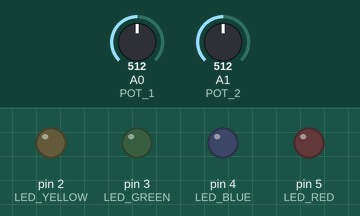
Bench run of a sketch on a simulated Arduino Uno, built with avr-gcc and run on an emulated ATmega328P. Parts: output pins drawn as LEDs (lit = HIGH). The test bench sets the inputs (shaded band); at power-on: A0 (POT_1) = 512, A1 (POT_2) = 512.

Above: at 1.3 s.
1.4 s: A0 (POT_1) set to 496
At 2.3 s:
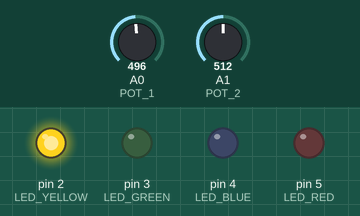
3.0 s: A1 (POT_2) set to 494
At 3.4 s:
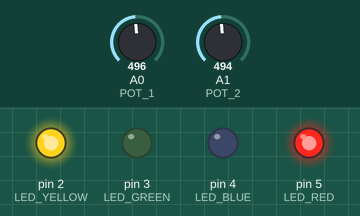
4.5 s: A0 (POT_1) set to 511
At 5.7 s:
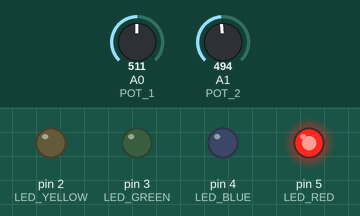
6.0 s: A1 (POT_2) set to 610
At 7.0 s:
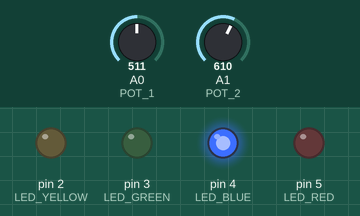
7.5 s: A0 (POT_1) set to 490
At 8.2 s:
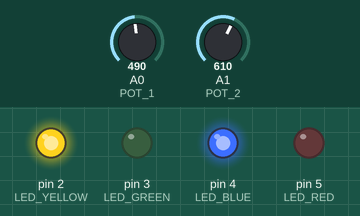
9.0 s: A0 (POT_1) set to 610
At 9.3 s:
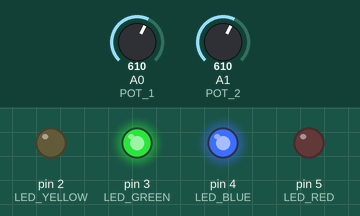
Timing chart, 0 to 11.5 s (numbered marks = the images above; inputs shaded):
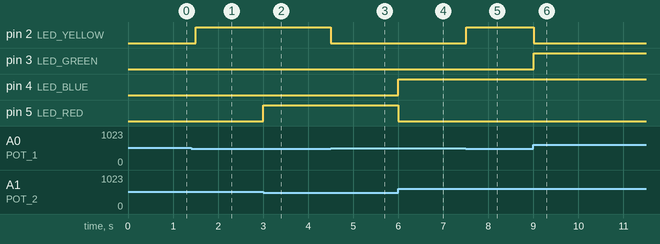

Measured:
- the behaviour switches between 511 and 510 on A0 (POT_1) (found by bisection; images 0 and 1)
- the behaviour switches between 511 and 510 on A1 (POT_2) (found by bisection; images 1 and 2)
- after the input at 1.4 s, pin 2 (LED_YELLOW): LOW → HIGH after 0.10 s
- after the input at 3.0 s, pin 5 (LED_RED): LOW → HIGH at once
- after the input at 4.5 s, pin 2 (LED_YELLOW): HIGH → LOW at once
- after the input at 6.0 s, pin 4 (LED_BLUE): LOW → HIGH at once; pin 5 (LED_RED): HIGH → LOW at once
- after the input at 7.5 s, pin 2 (LED_YELLOW): LOW → HIGH at once
- after the input at 9.0 s, pin 2 (LED_YELLOW): HIGH → LOW at once; pin 3 (LED_GREEN): LOW → HIGH at once

The sketch:

sketch_potentiometer_multi_LED_control.ino
```cpp
const short LED_YELLOW = 2;
const short LED_GREEN = 3;
const short LED_BLUE = 4;
const short LED_RED = 5;

const short POT_1 = A0;
const short POT_2 = A1;

void setup() {
  Serial.begin(9600);

  pinMode(LED_YELLOW, OUTPUT);
  pinMode(LED_GREEN, OUTPUT);
  pinMode(LED_BLUE, OUTPUT);
  pinMode(LED_RED, OUTPUT);

  pinMode(POT_1, INPUT);
  pinMode(POT_2, INPUT);
}

void measurePot(const int pot, const int led1, const int led2) {
  const int potSensor = analogRead(pot);

  if (potSensor < (1023/2)) {
    digitalWrite(led1, HIGH);
    digitalWrite(led2, LOW);
  } else if (potSensor >= 500 && potSensor <= 600) {
    digitalWrite(led2, LOW);
    digitalWrite(led1, LOW);
  } else {
    digitalWrite(led2, HIGH);
    digitalWrite(led1, LOW);
  }
}

void loop() {
  measurePot(POT_1, LED_YELLOW, LED_GREEN);
  measurePot(POT_2, LED_RED, LED_BLUE);

  delay(500);
}
```
